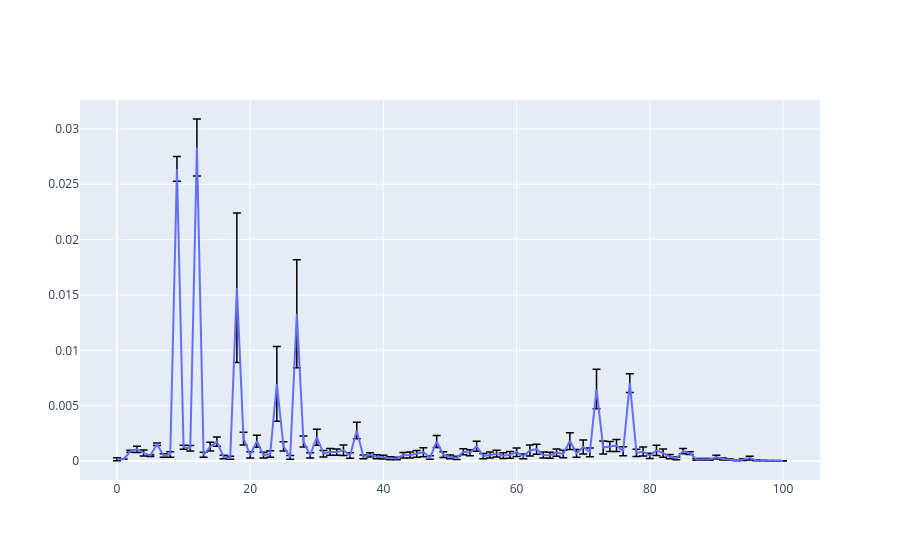

Notebook code cell kept with this figure:
### Code cell
fig = go.Figure()
fig.add_trace(
    go.Scatter(
        y=np.array(pro_data[f"acc{sensor}"].iloc[9000:10000].to_list()).mean(axis=0),
        error_y=dict(
            type="data",
            array=np.std(
                np.array(pro_data[f"acc{sensor}"].iloc[9000:10000].to_list()), axis=0
            ),
            visible=True,
            color="black",
            thickness=1.5,
        ),
        # mode="lines",
        # name=f"Acc{sensor} (16000-17000)",
    )
)
# np.std(np.array(pro_data[f"acc{sensor}"].iloc[16000:17000].to_list())[18])
